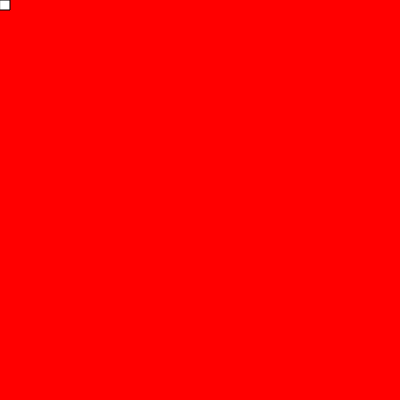
Frame 1 (no input)
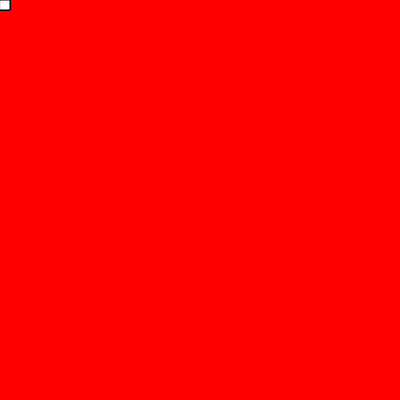
Frame 60 (no input)
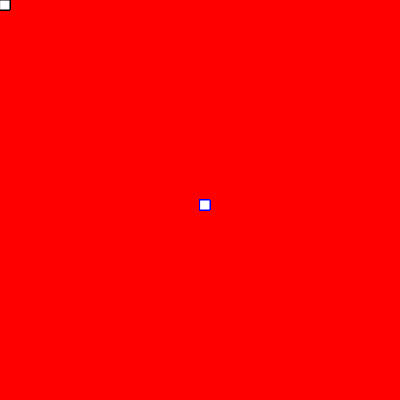
Frame 120 (the mouse pressed at the canvas centre since frame 60)

The p5.js sketch that drew these frames (run headless with seeded random() and noise() and a simulated clock; from frame 60 on, the mouse is pressed at the canvas centre):

// p5.js sketch
// ── sketch.js
function setup() {
  createCanvas(400, 400);
  background("red")}

function draw() {
  if (mouseIsPressed)
     stroke ("blue");
   fill("white")
   rect(mouseX,mouseY,10,10);
}
